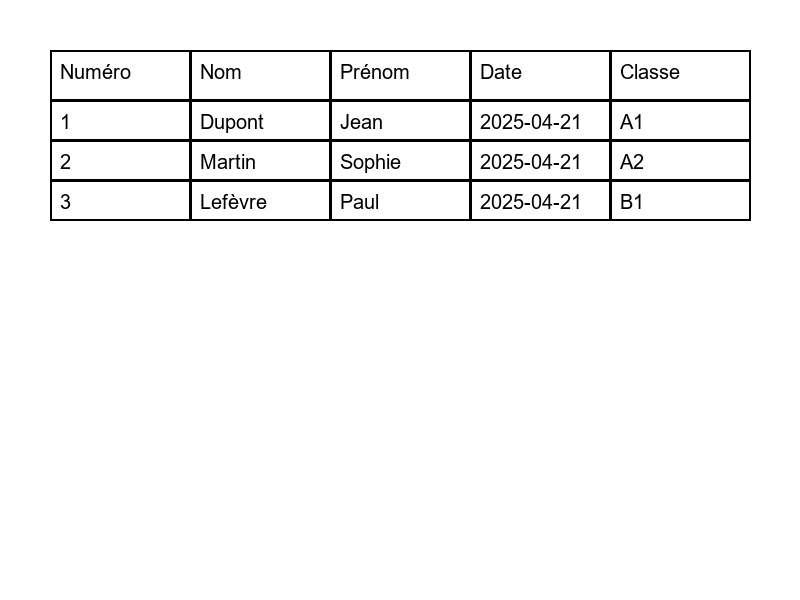
#> input picture src/Extra/table_image.jpg, 800 x 600 px
$ python extract_data.py
#> lines starting #> are read from the running program, lines starting #| are printed output that depends on the picture; after the words box and inside, x2 and y2 are one past the last pixel; in counts of white or black regions, pixels touching at a corner belong together
import cv2
import pytesseract
import pandas as pd
from PIL import Image

# Charger et prétraiter l'image
img = cv2.imread("table_image.jpg")
#> img is the input picture: shape (600, 800, 3); min 0, max 255, mean 246.3
gray = cv2.cvtColor(img, cv2.COLOR_BGR2GRAY)
thresh = cv2.threshold(gray, 0, 255, cv2.THRESH_BINARY + cv2.THRESH_OTSU)[1]
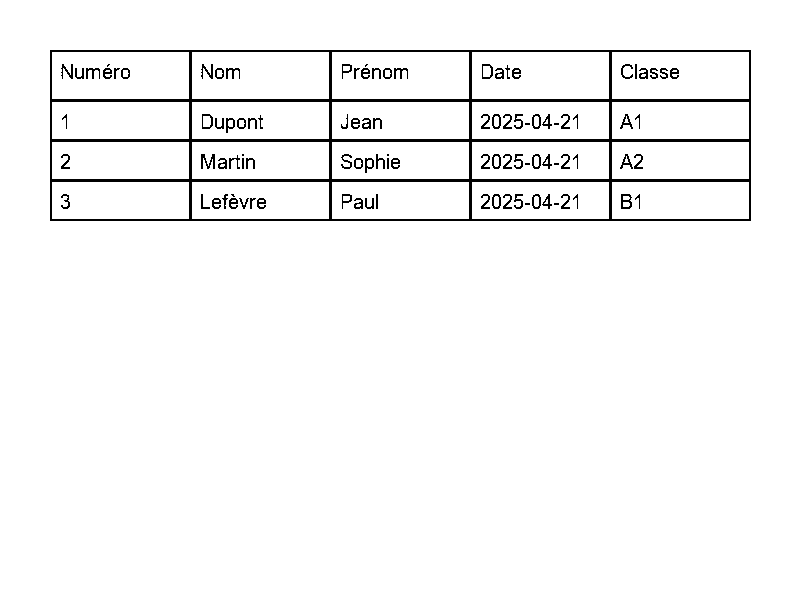
#> thresh: shape (600, 800); 96.5% white; 102 black regions (11 under 20 px), largest, box (x1, y1, x2, y2) and area: (50, 50, 751, 221) 11641, (201, 154, 215, 169) 108, (621, 194, 632, 209) 94

# Extraire le texte avec Tesseract
config = '--psm 6'
#> (the run stopped early here; a loop or call above may not have finished)
